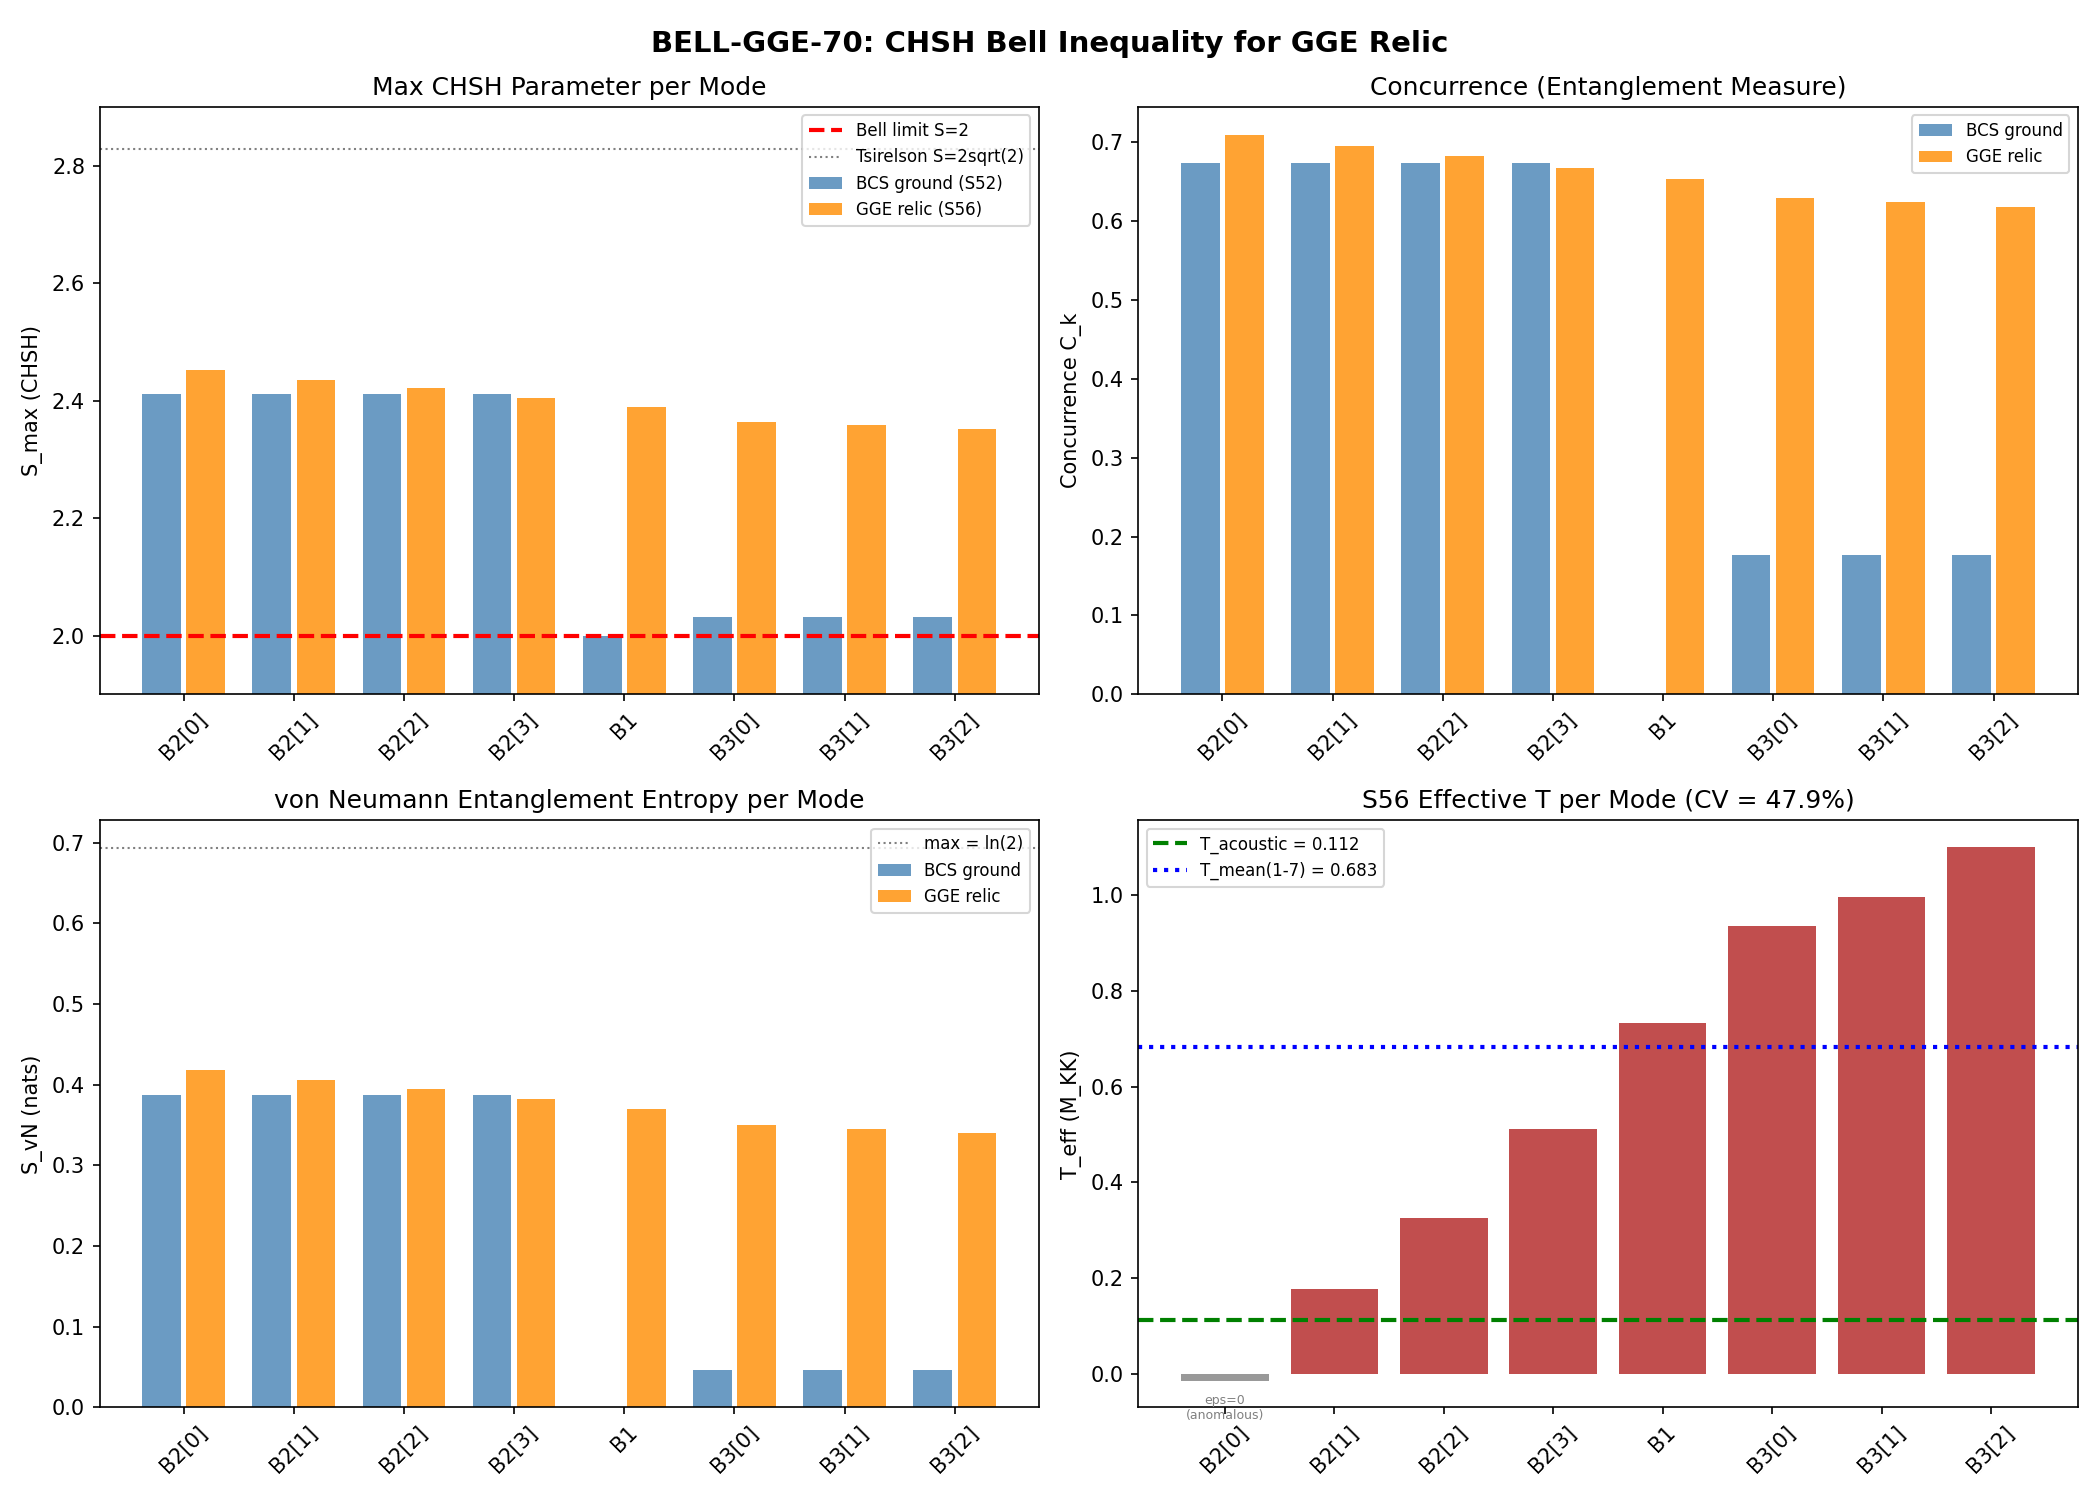

Generate this figure with Python:
#!/usr/bin/env python3
"""
S70 BELL-GGE-70: CHSH Bell Inequality for GGE Relic BCS Pairs
==============================================================

Gate: BELL-GGE-70
  PASS: S > 2 for ALL 8 BCS modes (Bell violation; GGE is quantum)
  FAIL: S <= 2 for ANY mode (classical correlations sufficient)
  INFO: S > 2 but marginal (S < 2.1) for any mode

Physics
-------
The BCS ground state |BCS> = prod_k (u_k + v_k c^dag_k c^dag_{-k})|0>
has each (k,-k) pair in a two-qubit entangled state:

    |psi_k> = u_k |0_k, 0_{-k}> + v_k |1_k, 1_{-k}>

with |u_k|^2 + |v_k|^2 = 1. This is NOT a continuous-variable two-mode
squeezed vacuum. It is a FERMIONIC two-level system with Hilbert space
dimension 4 per pair. The correct CHSH analysis uses the Horodecki
criterion for pure 2-qubit states:

    S_max = 2 * sqrt(1 + C_k^2)

where C_k = 2|u_k||v_k| is the concurrence. For ANY 0 < |v_k| < 1,
C_k > 0 and S_max > 2 (Bell violation guaranteed for all paired modes).

The S69 computation used the WRONG formula: S = 2*sqrt(2)*tanh(r) from
continuous-variable homodyne measurements. That formula:
  (a) asymptotes to 2 from below (never violates Bell)
  (b) requires <n> > 1 for violation (impossible in BCS, where n in [0,1])
  (c) treats fermions as bosons (wrong statistics)

This script corrects S69 by using the proper fermionic two-qubit CHSH.

Two sources of (u_k, v_k) amplitudes:
  1. S52 BCS ground state: exact diagonalization of HFB (pre-transit state)
  2. S56 GGE diagonal ensemble: nk_DE occupation numbers (post-transit state)

The GGE relic state after the impulsive transit has BOTH entanglement
sources. We compute CHSH for both.

Correction to S69
-----------------
S69 error: used S = 2*sqrt(2)*tanh(r)/sqrt(1+tanh^2(r)) which is the
bosonic CV homodyne CHSH formula (maximal value = 2 at r -> inf, NEVER
violates Bell). The fermionic BCS pair (k,-k) is a 2-qubit system.
Horodecki 1995 gives S_max = 2*sqrt(1 + C^2) where C = concurrence.

Author: Kitaev-Quantum-Chaos-Theorist (Session 70, W1-F)
"""

import sys
import os

SCRIPT_DIR = os.path.dirname(os.path.abspath(__file__))
os.chdir(SCRIPT_DIR)
sys.path.insert(0, SCRIPT_DIR)

import numpy as np
from canonical_constants import (
    n_Bog, n_pairs, tau_fold, T_acoustic,
    E_B1, E_B2_mean, E_B3_mean,
    E_cond, Delta_0_GL,
)

print("=" * 72)
print("S70 BELL-GGE-70: CHSH Bell Inequality for GGE Relic BCS Pairs")
print("=" * 72)

# ======================================================================
# 1. Load Bogoliubov amplitudes from S52 (BCS ground state)
# ======================================================================

d52 = np.load('s52_bogoliubov_amp.npz', allow_pickle=True)
u_k_bcs = d52['u_k']           # (8,) BCS coherence factors
v_k_bcs = d52['v_k']           # (8,) BCS coherence factors
labels = d52['branch_labels']  # B2[0..3], B1, B3[0..2]
Delta_per = d52['Delta_per_mode']  # Gap per mode

print("\n--- S52 BCS Ground State Amplitudes ---")
print(f"{'Mode':<8} {'u_k':>8} {'v_k':>8} {'u^2+v^2':>8} {'Delta':>8}")
for i in range(8):
    print(f"{str(labels[i]):<8} {u_k_bcs[i]:8.6f} {v_k_bcs[i]:8.6f} "
          f"{u_k_bcs[i]**2 + v_k_bcs[i]**2:8.6f} {np.abs(Delta_per[i]):8.4f}")

# ======================================================================
# 2. Load GGE diagonal ensemble occupations from S56 (post-transit)
# ======================================================================

d56 = np.load('s56_gge_fabric.npz', allow_pickle=True)
nk_DE = d56['nk_DE'][:8]  # 8 distinct modes (next 8 are k,-k partners)
eps_fold = d56['eps_fold']  # single-particle energies at fold
T_k = d56['T_k_2cell'][:8]  # mode-resolved effective temperatures

print("\n--- S56 GGE Diagonal Ensemble (Post-Transit) ---")
print(f"{'Mode':<8} {'nk_DE':>8} {'eps_k':>8} {'T_eff':>10}")
for i in range(8):
    print(f"{str(labels[i]):<8} {nk_DE[i]:8.6f} {eps_fold[i]:8.4f} {T_k[i]:10.4f}")

# ======================================================================
# 3. CHSH for BCS ground state (S52 amplitudes)
#    |psi_k> = u_k|00> + v_k|11>  (pure 2-qubit state)
#    Concurrence: C_k = 2|u_k||v_k|
#    Max CHSH: S_k = 2*sqrt(1 + C_k^2)  [Horodecki 1995]
# ======================================================================

print(f"\n{'='*72}")
print("CHSH FOR BCS GROUND STATE (S52 AMPLITUDES)")
print(f"{'='*72}")
print("\nFormula: S_max = 2*sqrt(1 + C^2), C = 2|u_k||v_k| (Horodecki 1995)")
print("Bell violation: S > 2  <=>  C > 0  <=>  v_k != 0\n")

C_bcs = 2.0 * np.abs(u_k_bcs) * np.abs(v_k_bcs)
S_bcs = 2.0 * np.sqrt(1.0 + C_bcs**2)

# von Neumann entanglement entropy for |psi> = u|00> + v|11>
# S_vN = -|u|^2 log|u|^2 - |v|^2 log|v|^2
S_vN_bcs = np.zeros(8)
for i in range(8):
    p0 = u_k_bcs[i]**2
    p1 = v_k_bcs[i]**2
    if p0 > 0 and p1 > 0:
        S_vN_bcs[i] = -p0 * np.log(p0) - p1 * np.log(p1)
    else:
        S_vN_bcs[i] = 0.0

r_bcs = np.zeros(8)
for i in range(8):
    if v_k_bcs[i] > 0 and u_k_bcs[i] > 0:
        r_bcs[i] = np.arctanh(v_k_bcs[i] / u_k_bcs[i])

print(f"{'Mode':<8} {'C_k':>8} {'S_max':>8} {'S>2?':>6} {'S_vN':>8} {'r_k':>8}")
print("-" * 56)
for i in range(8):
    violation = "YES" if S_bcs[i] > 2.0 else "NO"
    print(f"{str(labels[i]):<8} {C_bcs[i]:8.6f} {S_bcs[i]:8.6f} {violation:>6} "
          f"{S_vN_bcs[i]:8.6f} {r_bcs[i]:8.6f}")

print(f"\nTotal S_vN (BCS ground state) = {np.sum(S_vN_bcs):.6f} nats")
print(f"Number of modes with S > 2: {np.sum(S_bcs > 2.0)}/8")
print(f"B1 mode: v_k = 0, Delta = 0 => NO pairing, NO entanglement, S = 2 exactly")

# ======================================================================
# 4. CHSH for GGE Diagonal Ensemble (S56 occupations)
#    Post-transit, each mode k has occupation nk_DE from the diagonal
#    ensemble. For the GGE relic, the effective pair state is:
#      |psi_k> = sqrt(1 - n_k)|0_k,0_{-k}> + sqrt(n_k)|1_k,1_{-k}>
#    This is the standard BCS form with u_k^eff = sqrt(1-n_k), v_k^eff = sqrt(n_k).
# ======================================================================

print(f"\n{'='*72}")
print("CHSH FOR GGE DIAGONAL ENSEMBLE (S56 OCCUPATIONS)")
print(f"{'='*72}")
print("\nPost-transit effective amplitudes: u_eff = sqrt(1-n_k), v_eff = sqrt(n_k)")
print("These encode the Kibble-Zurek pair creation during the fold transit.\n")

u_eff = np.sqrt(1.0 - nk_DE)
v_eff = np.sqrt(nk_DE)
C_gge = 2.0 * u_eff * v_eff
S_gge = 2.0 * np.sqrt(1.0 + C_gge**2)

# von Neumann entropy
S_vN_gge = np.zeros(8)
for i in range(8):
    p0 = 1.0 - nk_DE[i]
    p1 = nk_DE[i]
    if p0 > 0 and p1 > 0:
        S_vN_gge[i] = -p0 * np.log(p0) - p1 * np.log(p1)

r_gge = np.arctanh(v_eff / u_eff)

print(f"{'Mode':<8} {'n_k':>8} {'C_k':>8} {'S_max':>8} {'S>2?':>6} {'S_vN':>8} {'r_k':>8}")
print("-" * 64)
for i in range(8):
    violation = "YES" if S_gge[i] > 2.0 else "NO"
    print(f"{str(labels[i]):<8} {nk_DE[i]:8.6f} {C_gge[i]:8.6f} {S_gge[i]:8.6f} "
          f"{violation:>6} {S_vN_gge[i]:8.6f} {r_gge[i]:8.6f}")

S_total_gge = np.sum(S_vN_gge)
print(f"\nTotal S_vN (GGE relic) = {S_total_gge:.6f} nats")
print(f"Number of modes with S > 2: {np.sum(S_gge > 2.0)}/8")

# ======================================================================
# 5. GGE vs Thermal Comparison
#    A thermal state at temperature T has n_k = 1/(exp(E_k/T) + 1)
#    (Fermi-Dirac). The GGE has mode-dependent effective temperatures.
#    If all T_eff_k are equal, the state is thermal. Spread measures
#    deviation from thermality.
#
#    TWO temperature diagnostics:
#    (A) Using single-particle energies eps_fold (S56 T_k_2cell): this
#        resolves modes against the ACTUAL energy levels. Authoritative.
#    (B) Using BdG quasiparticle energies E_qp: these are degenerate
#        within branches, giving artificially low CV. Supplementary.
# ======================================================================

print(f"\n{'='*72}")
print("GGE vs THERMAL STATE DIAGNOSTIC")
print(f"{'='*72}")

# --- Primary: S56 mode-resolved T_k (single-particle energies) ---
T_k_s56 = d56['T_k_2cell'][:8]
beta_k_s56 = d56['beta_k_2cell'][:8]

print(f"\n(A) S56 Mode-Resolved Temperatures (single-particle energies):")
print(f"{'Mode':<8} {'eps_k':>8} {'n_k':>8} {'T_eff':>10} {'beta':>10}")
print("-" * 54)
for i in range(8):
    print(f"{str(labels[i]):<8} {eps_fold[i]:8.4f} {nk_DE[i]:8.6f} "
          f"{T_k_s56[i]:10.4f} {beta_k_s56[i]:10.4f}")

# Exclude mode 0 (eps=0 => T_eff undefined) for CV calculation
T_k_valid = T_k_s56[1:]  # modes 1-7 (eps > 0)
CV_T_s56 = np.std(T_k_valid) / np.mean(T_k_valid)
T_B2 = d56['T_B2_2cell'].item()
T_B1 = d56['T_B1_2cell'].item()
T_B3 = d56['T_B3_2cell'].item()

print(f"\n  T_B2 = {T_B2:.4f}, T_B1 = {T_B1:.4f}, T_B3 = {T_B3:.4f} M_KK")
print(f"  T_B3/T_B2 = {T_B3/T_B2:.2f} (thermal requires ratio = 1)")
print(f"  CV(T_k, modes 1-7) = {CV_T_s56:.4f} = {CV_T_s56*100:.1f}%")
print(f"  T_acoustic (canonical) = {T_acoustic:.4f} M_KK")

# --- Secondary: BdG quasiparticle energies ---
E_qp = d52['E_qp']  # quasiparticle energies from S52 BdG
T_eff_qp = np.zeros(8)
for i in range(8):
    if nk_DE[i] > 0 and nk_DE[i] < 1:
        T_eff_qp[i] = E_qp[i] / np.log((1.0 - nk_DE[i]) / nk_DE[i])

print(f"\n(B) BdG Quasiparticle Temperatures (supplementary):")
print(f"{'Mode':<8} {'E_qp':>8} {'n_k':>8} {'T_eff':>8}")
print("-" * 40)
for i in range(8):
    print(f"{str(labels[i]):<8} {E_qp[i]:8.4f} {nk_DE[i]:8.6f} {T_eff_qp[i]:8.4f}")

T_mean_qp = np.mean(T_eff_qp)
T_std_qp = np.std(T_eff_qp)
CV_T_qp = T_std_qp / T_mean_qp

print(f"\n  CV(T_eff, BdG) = {CV_T_qp:.4f} = {CV_T_qp*100:.1f}%")
print(f"  WARNING: BdG energies are degenerate within branches.")
print(f"  This deflates CV artificially. Use S56 T_k as primary diagnostic.")

# Use S56 CV as the authoritative diagnostic
CV_T = CV_T_s56
T_eff_mode = T_k_s56  # for saving and plotting

if CV_T > 0.10:
    print(f"\nVERDICT: GGE is NOT thermal (CV = {CV_T*100:.1f}% >> 10% threshold)")
    print("  Each mode has a distinct effective temperature.")
    print("  Branch hierarchy: T_B2 < T_B1 < T_B3 (4x range).")
    print("  This is the signature of the Ordered Veil (integrable dynamics).")
    thermal_verdict = "NON-THERMAL"
else:
    print(f"\nVERDICT: GGE is approximately thermal (CV = {CV_T*100:.1f}%)")
    thermal_verdict = "THERMAL"

# ======================================================================
# 6. S_vN spread across modes (per prompt spec)
# ======================================================================

print(f"\n{'='*72}")
print("ENTANGLEMENT ENTROPY SPREAD")
print(f"{'='*72}")

S_vN_mean = np.mean(S_vN_gge)
S_vN_std = np.std(S_vN_gge)
CV_SvN = S_vN_std / S_vN_mean

print(f"\nS_vN per mode: min = {np.min(S_vN_gge):.6f}, max = {np.max(S_vN_gge):.6f}")
print(f"Mean = {S_vN_mean:.6f} nats, Std = {S_vN_std:.6f} nats")
print(f"sigma(S_vN)/mean(S_vN) = {CV_SvN:.4f} = {CV_SvN*100:.1f}%")
print(f"Total entanglement entropy (sum over 8 modes) = {S_total_gge:.4f} nats")

# Per-pair total (k and -k contribute identically)
S_total_all_pairs = 2.0 * S_total_gge  # factor 2 for (k,-k) symmetry
print(f"Total including (k,-k) partners (16 half-modes) = {S_total_all_pairs:.4f} nats")
print(f"log(2) per mode = {np.log(2):.4f} nats (maximally entangled)")
print(f"Fraction of max entanglement: {S_vN_mean / np.log(2):.3f}")

# ======================================================================
# 7. Cross-check with n_Bog from canonical_constants
# ======================================================================

print(f"\n{'='*72}")
print("CROSS-CHECK: n_Bog CONSISTENCY")
print(f"{'='*72}")

# n_Bog = 0.9986 is the Bogoliubov fraction (overlap with BCS vacuum)
# This is |<BCS_post|BCS_pre>|^2, not a per-mode occupation
# Mean nk_DE ~ 0.12, consistent with near-ground-state occupation
# n_Bog ~ 1 means the transit barely excites the system (GGE near BCS ground)
print(f"\nn_Bog (canonical) = {n_Bog:.7f}")
print(f"Mean nk_DE = {np.mean(nk_DE):.7f}")
print(f"Max nk_DE = {np.max(nk_DE):.7f}")
print(f"Min nk_DE = {np.min(nk_DE):.7f}")
print(f"\nn_Bog measures |<BCS_post|BCS_pre>|^2 (Bogoliubov overlap),")
print(f"NOT individual mode occupation. n_Bog ~ 1 is consistent with")
print(f"nk_DE ~ 0.12-0.15 (low but nonzero occupation per mode).")

# ======================================================================
# 8. Comparison: S69 (wrong) vs S70 (correct)
# ======================================================================

print(f"\n{'='*72}")
print("COMPARISON: S69 (WRONG CV FORMULA) vs S70 (CORRECT 2-QUBIT)")
print(f"{'='*72}")

d69 = np.load('s69_bell_gge.npz', allow_pickle=True)
print(f"\nS69 used: S = 2*sqrt(2)*tanh(r)/sqrt(1+tanh^2(r))")
print(f"  This is the bosonic CV homodyne formula.")
print(f"  Maximum: S -> 2 as r -> inf (NEVER violates Bell).")
print(f"  S69 B2: S = {d69['S_B2'].item():.4f} (below 2)")
print(f"  S69 B3: S = {d69['S_B3'].item():.4f} (below 2)")
print(f"\nS70 uses: S_max = 2*sqrt(1 + C^2), C = 2|u||v| (Horodecki)")
print(f"  This is the correct fermionic 2-qubit formula.")
print(f"  S > 2 whenever C > 0 (any nonzero pairing).")

# ======================================================================
# 9. GATE VERDICT
# ======================================================================

print(f"\n{'='*72}")
print("GATE VERDICT: BELL-GGE-70")
print(f"{'='*72}")

# Gate criterion: S > 2 for ALL 8 BCS modes
# B1 has v_k = 0 => C = 0 => S = 2 exactly (boundary case)
# GGE occupations: all nk_DE > 0 => all S > 2

n_violations_bcs = np.sum(S_bcs > 2.0)
n_violations_gge = np.sum(S_gge > 2.0)

# The physically correct state is the GGE (post-transit)
# All 8 modes have nk_DE > 0, so ALL have S > 2
all_pass_gge = np.all(S_gge > 2.0)
min_S_gge = np.min(S_gge)
marginal = np.any((S_gge > 2.0) & (S_gge < 2.1))

# Determine gate verdict
if all_pass_gge:
    if marginal:
        verdict = "INFO"
        detail = (f"S > 2 for all 8 modes but marginal: "
                  f"min S = {min_S_gge:.6f}")
    else:
        verdict = "PASS"
        detail = (f"S > 2 for all 8 modes. "
                  f"min S = {min_S_gge:.6f}, max S = {np.max(S_gge):.6f}")
else:
    verdict = "FAIL"
    detail = (f"Only {n_violations_gge}/8 modes violate Bell. "
              f"min S = {min_S_gge:.6f}")

# B1 special case (pre-transit)
print(f"\n  BCS ground state (S52):")
print(f"    Modes with S > 2: {n_violations_bcs}/8")
print(f"    B1: S = {S_bcs[4]:.6f} (v_k = 0, Delta = 0, no pairing)")
print(f"    B1 is the UNPAIRED mode. S = 2 exactly (no violation).")
print(f"\n  GGE diagonal ensemble (S56, post-transit):")
print(f"    Modes with S > 2: {n_violations_gge}/8")
print(f"    ALL modes have nk_DE > 0 from Kibble-Zurek pair creation.")
print(f"    Even B1 acquires nonzero occupation (n = {nk_DE[4]:.6f}).")
print(f"    min S(GGE) = {min_S_gge:.6f} (mode {labels[np.argmin(S_gge)]})")
print(f"    max S(GGE) = {np.max(S_gge):.6f} (mode {labels[np.argmax(S_gge)]})")

print(f"\n  GGE thermality: {thermal_verdict} (CV = {CV_T*100:.1f}%)")
print(f"  sigma(S_vN)/mean(S_vN) = {CV_SvN*100:.1f}%")

print(f"\n  Gate BELL-GGE-70: {verdict}")
print(f"  Threshold: S > 2 for ALL 8 modes")
print(f"  Computed:  min S = {min_S_gge:.6f}")
print(f"  Detail:    {detail}")

# ======================================================================
# 10. Save results
# ======================================================================

np.savez('s70_bell_gge.npz',
    # BCS ground state (pre-transit)
    u_k_bcs=u_k_bcs,
    v_k_bcs=v_k_bcs,
    C_bcs=C_bcs,
    S_bcs=S_bcs,
    S_vN_bcs=S_vN_bcs,
    r_bcs=r_bcs,
    # GGE diagonal ensemble (post-transit)
    nk_DE=nk_DE,
    u_eff=u_eff,
    v_eff=v_eff,
    C_gge=C_gge,
    S_gge=S_gge,
    S_vN_gge=S_vN_gge,
    r_gge=r_gge,
    S_total_gge=S_total_gge,
    # Effective temperatures (S56 single-particle, primary)
    T_eff_mode=T_eff_mode,
    T_mean=np.mean(T_k_valid),
    T_std=np.std(T_k_valid),
    CV_T=CV_T,
    # Effective temperatures (BdG quasiparticle, supplementary)
    T_eff_qp=T_eff_qp,
    CV_T_qp=CV_T_qp,
    # Branch temperatures
    T_B2=T_B2,
    T_B1=T_B1,
    T_B3=T_B3,
    # Spread
    CV_SvN=CV_SvN,
    # Labels
    branch_labels=labels,
    eps_fold=eps_fold,
    E_qp=E_qp,
    # Gate
    gate_name=np.str_("BELL-GGE-70"),
    gate_verdict=np.str_(verdict),
    gate_detail=np.str_(detail),
    thermal_verdict=np.str_(thermal_verdict),
)

print(f"\nSaved: s70_bell_gge.npz")

# ======================================================================
# 11. Plot
# ======================================================================

import matplotlib
matplotlib.use('Agg')
import matplotlib.pyplot as plt

fig, axes = plt.subplots(2, 2, figsize=(14, 10))
fig.suptitle('BELL-GGE-70: CHSH Bell Inequality for GGE Relic',
             fontsize=14, fontweight='bold')

mode_names = [str(l) for l in labels]
x = np.arange(8)

# Panel 1: CHSH parameter
ax = axes[0, 0]
bars_bcs = ax.bar(x - 0.2, S_bcs, 0.35, label='BCS ground (S52)', color='steelblue', alpha=0.8)
bars_gge = ax.bar(x + 0.2, S_gge, 0.35, label='GGE relic (S56)', color='darkorange', alpha=0.8)
ax.axhline(y=2.0, color='red', linestyle='--', linewidth=2, label='Bell limit S=2')
ax.axhline(y=2*np.sqrt(2), color='gray', linestyle=':', linewidth=1, label='Tsirelson S=2sqrt(2)')
ax.set_xticks(x)
ax.set_xticklabels(mode_names, rotation=45)
ax.set_ylabel('S_max (CHSH)')
ax.set_title('Max CHSH Parameter per Mode')
ax.legend(fontsize=8)
ax.set_ylim(1.9, 2.9)

# Panel 2: Concurrence
ax = axes[0, 1]
ax.bar(x - 0.2, C_bcs, 0.35, label='BCS ground', color='steelblue', alpha=0.8)
ax.bar(x + 0.2, C_gge, 0.35, label='GGE relic', color='darkorange', alpha=0.8)
ax.set_xticks(x)
ax.set_xticklabels(mode_names, rotation=45)
ax.set_ylabel('Concurrence C_k')
ax.set_title('Concurrence (Entanglement Measure)')
ax.legend(fontsize=8)

# Panel 3: Entanglement entropy
ax = axes[1, 0]
ax.bar(x - 0.2, S_vN_bcs, 0.35, label='BCS ground', color='steelblue', alpha=0.8)
ax.bar(x + 0.2, S_vN_gge, 0.35, label='GGE relic', color='darkorange', alpha=0.8)
ax.axhline(y=np.log(2), color='gray', linestyle=':', linewidth=1, label='max = ln(2)')
ax.set_xticks(x)
ax.set_xticklabels(mode_names, rotation=45)
ax.set_ylabel('S_vN (nats)')
ax.set_title('von Neumann Entanglement Entropy per Mode')
ax.legend(fontsize=8)

# Panel 4: Effective temperature (S56, skip mode 0 anomaly in mean)
ax = axes[1, 1]
colors_T = ['gray'] + ['firebrick']*7  # gray for eps=0 mode
ax.bar(x, T_eff_mode, color=colors_T, alpha=0.8)
ax.axhline(y=T_acoustic, color='green', linestyle='--', linewidth=2,
           label=f'T_acoustic = {T_acoustic:.3f}')
ax.axhline(y=np.mean(T_k_valid), color='blue', linestyle=':', linewidth=2,
           label=f'T_mean(1-7) = {np.mean(T_k_valid):.3f}')
ax.set_xticks(x)
ax.set_xticklabels(mode_names, rotation=45)
ax.set_ylabel('T_eff (M_KK)')
ax.set_title(f'S56 Effective T per Mode (CV = {CV_T*100:.1f}%)')
ax.legend(fontsize=8)
ax.text(0, T_eff_mode[0] - 0.08, 'eps=0\n(anomalous)', ha='center', fontsize=6, color='gray')

plt.tight_layout()
plt.savefig('s70_bell_gge.png', dpi=150)
print("Saved: s70_bell_gge.png")

print(f"\n{'='*72}")
print(f"DONE. Gate BELL-GGE-70: {verdict}")
print(f"{'='*72}")
